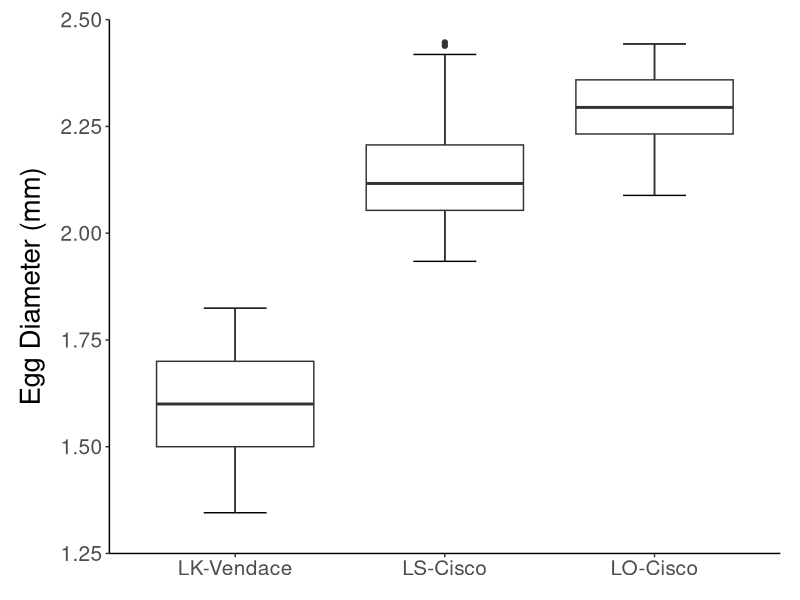

R code for this plot: (Note: this script raises an error after producing the figure.)
#### Clear the environment first ---------------------------------------------
rm(list = ls(all.names = TRUE))


#### Load packages -----------------------------------------------------------
library(dplyr)
library(readxl)
library(magrittr)
library(ggplot2)
library(emmeans)

#### Load embryo diameter data -----------------------------------------------
data <- read_excel("data/Coregonine-Temperature-Experiment-EmbryoMeasurements.xlsx", sheet = "Data") %>% 
  mutate(female = factor(female),
         population = factor(population, levels = c("konnevesi", "superior", "ontario"))) %>% 
  filter(fert_success == "y")


data.summary <- data %>% group_by(population) %>% 
  summarize(mean.diam = mean(dia_mm),
            sd.diam = sd(dia_mm),
            n = n())

## Fit linear model and run ANOVA
lm.embryo <- lm(dia_mm ~ 0 + population, data = data)
summary(lm.embryo)
anova(lm.embryo)

## Calculate estimated margin means
embryo.emm <- emmeans(lm.embryo, ~ population)

## Pairwise
pairs(embryo.emm, simple = "population", adjust = "tukey", type = "response") 


#### Visualizations ----------------------------------------------------------
ggplot(data, aes(x = population, y = dia_mm)) +
  stat_boxplot(geom = 'errorbar', width = 0.3) +
  geom_boxplot() +
  scale_y_continuous(limits = c(1.25, 2.5), breaks = seq(1.25, 2.5, 0.25), expand = c(0, 0)) +
  scale_x_discrete(labels = c("LK-Vendace", "LS-Cisco", "LO-Cisco")) +
  #scale_fill_grey("combine", start = 0.0, end = 0.8,
  #                labels = c("Konnevesi", "Superior", "Ontario")) +
  labs(x = "", y = "Egg Diameter (mm)") +
  theme_classic() +
  theme(axis.title.x = element_blank(),
        axis.title.y = element_text(color = "Black", size = 20, margin = margin(0, 10, 0, 0)),
        axis.text.x = element_text(size = 15),
        axis.text.y = element_text(size = 15),
        legend.position = "none",
        plot.margin = unit(c(5, 5, 5, 5), 'mm'))


ggsave("figures/adult/2020-EmbryoDiameter.png", width = 5.5, height = 7, dpi = 300)
